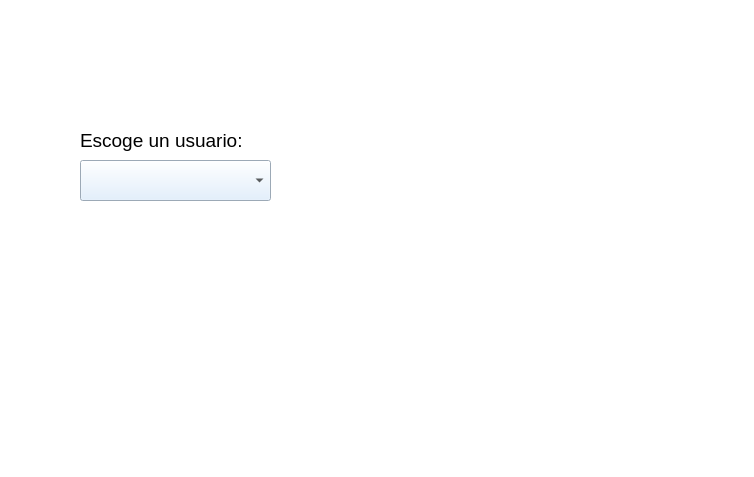
<?xml version="1.0" encoding="UTF-8"?>
<ui version="4.0">
 <class>MainWindow</class>
 <widget class="QMainWindow" name="MainWindow">
  <property name="geometry">
   <rect>
    <x>0</x>
    <y>0</y>
    <width>754</width>
    <height>477</height>
   </rect>
  </property>
  <property name="windowTitle">
   <string>MainWindow</string>
  </property>
  <property name="styleSheet">
   <string notr="true">background-color: rgb(255, 255, 255);</string>
  </property>
  <widget class="QWidget" name="centralwidget">
   <widget class="QLabel" name="label_4">
    <property name="geometry">
     <rect>
      <x>80</x>
      <y>130</y>
      <width>201</width>
      <height>21</height>
     </rect>
    </property>
    <property name="font">
     <font>
      <pointsize>14</pointsize>
     </font>
    </property>
    <property name="text">
     <string>Escoge un usuario:</string>
    </property>
   </widget>
   <widget class="QLabel" name="label_12">
    <property name="geometry">
     <rect>
      <x>10</x>
      <y>10</y>
      <width>161</width>
      <height>71</height>
     </rect>
    </property>
    <property name="text">
     <string/>
    </property>
    <property name="pixmap">
     <pixmap resource="../../Resource/resource.qrc">:/Logos/uatlogopng.png</pixmap>
    </property>
    <property name="scaledContents">
     <bool>true</bool>
    </property>
   </widget>
   <widget class="QLabel" name="label_13">
    <property name="geometry">
     <rect>
      <x>550</x>
      <y>20</y>
      <width>191</width>
      <height>61</height>
     </rect>
    </property>
    <property name="text">
     <string/>
    </property>
    <property name="pixmap">
     <pixmap resource="../../Resource/resource.qrc">:/Logos/fians.png</pixmap>
    </property>
    <property name="scaledContents">
     <bool>true</bool>
    </property>
   </widget>
   <widget class="QLabel" name="label_14">
    <property name="geometry">
     <rect>
      <x>600</x>
      <y>310</y>
      <width>161</width>
      <height>111</height>
     </rect>
    </property>
    <property name="text">
     <string/>
    </property>
    <property name="pixmap">
     <pixmap resource="../../Resource/resource.qrc">:/Logos/Shelby-Logo.png</pixmap>
    </property>
    <property name="scaledContents">
     <bool>true</bool>
    </property>
   </widget>
   <widget class="QComboBox" name="combo_personas">
    <property name="geometry">
     <rect>
      <x>80</x>
      <y>160</y>
      <width>191</width>
      <height>41</height>
     </rect>
    </property>
    <property name="styleSheet">
     <string notr="true">background-color: rgb(219, 237, 255);</string>
    </property>
   </widget>
   <widget class="QLabel" name="Img_persona">
    <property name="geometry">
     <rect>
      <x>350</x>
      <y>130</y>
      <width>231</width>
      <height>191</height>
     </rect>
    </property>
    <property name="text">
     <string/>
    </property>
    <property name="pixmap">
     <pixmap resource="../../Resource/resource.qrc">:/Integrantes/Img_alan.jpg</pixmap>
    </property>
    <property name="scaledContents">
     <bool>true</bool>
    </property>
   </widget>
  </widget>
  <widget class="QMenuBar" name="menubar">
   <property name="geometry">
    <rect>
     <x>0</x>
     <y>0</y>
     <width>754</width>
     <height>26</height>
    </rect>
   </property>
  </widget>
  <widget class="QStatusBar" name="statusbar"/>
 </widget>
 <resources>
  <include location="../../Resource/resource.qrc"/>
  <include location="../../Resource/resource.qrc"/>
 </resources>
 <connections/>
</ui>
